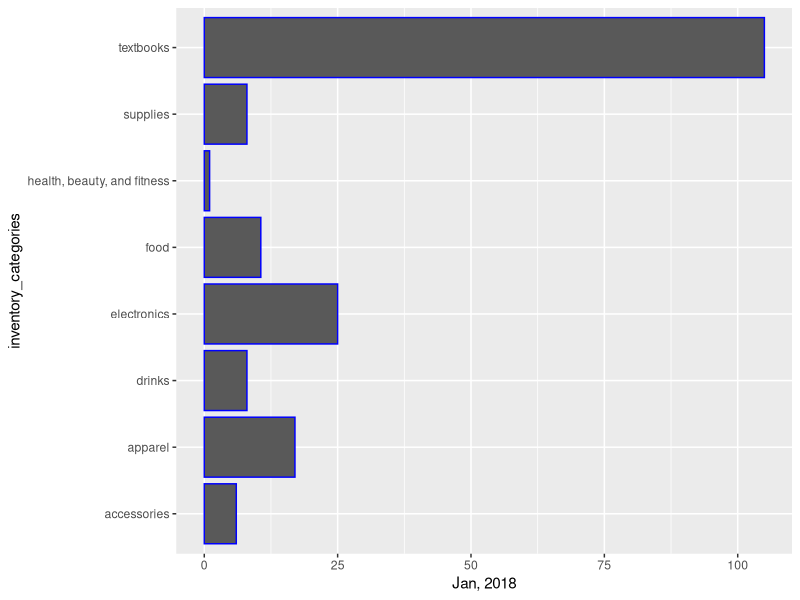
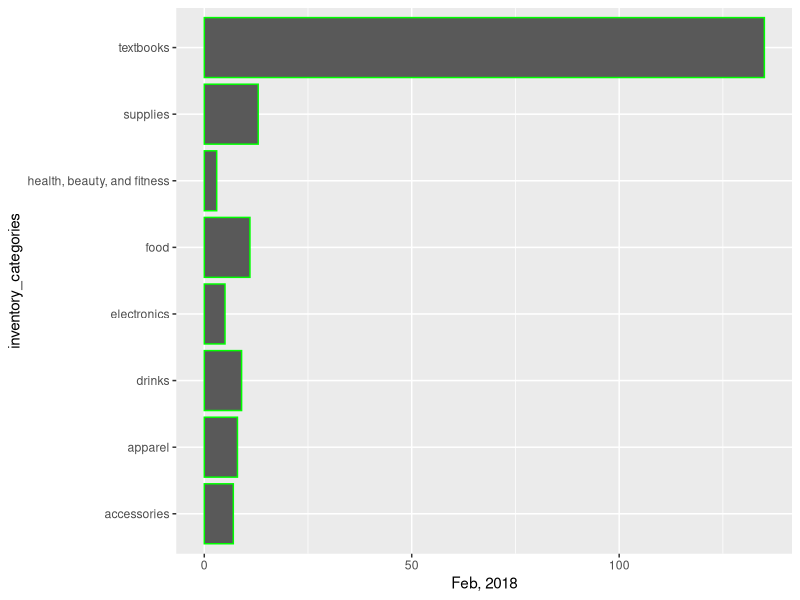
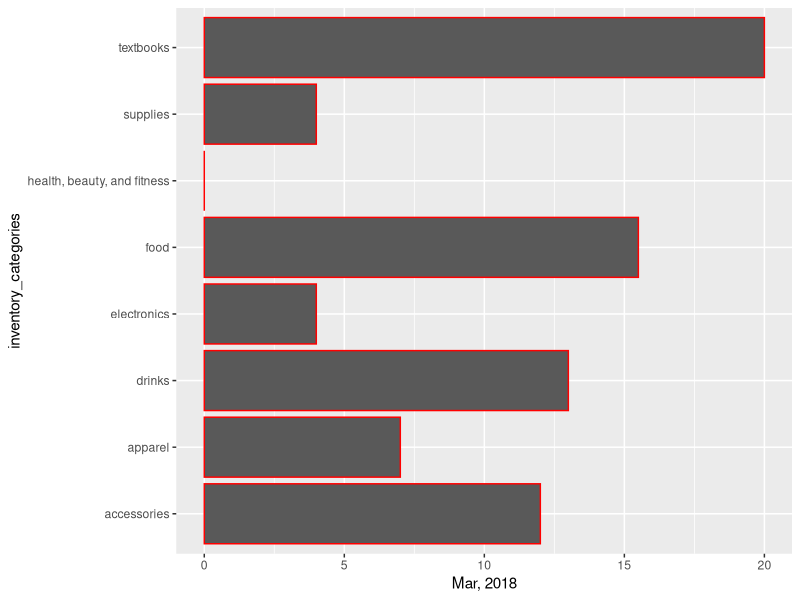
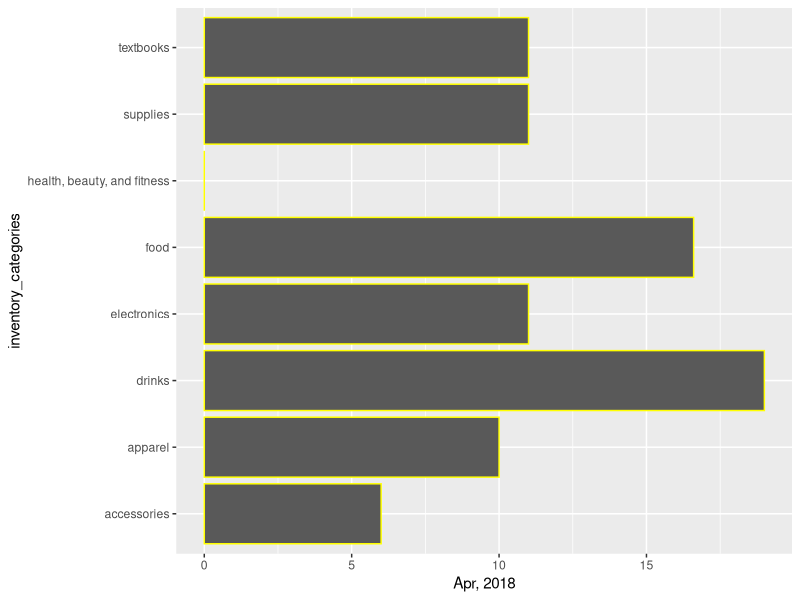
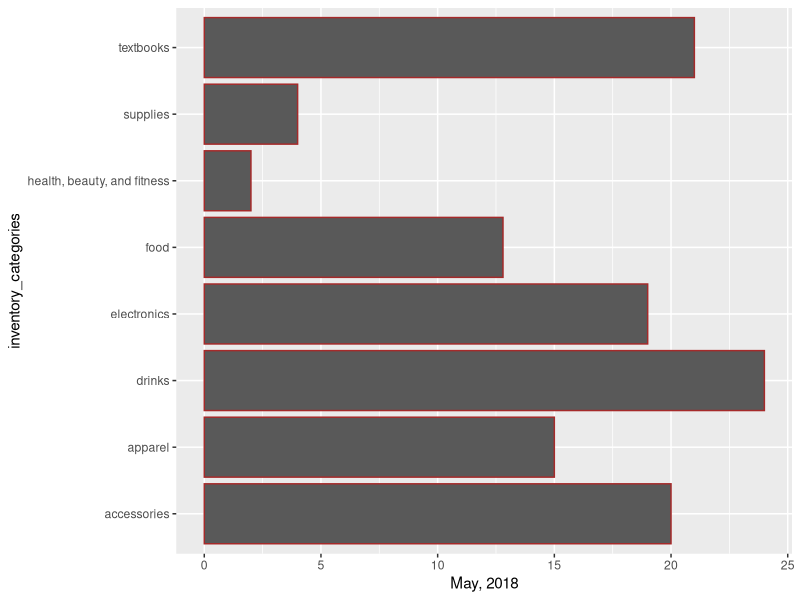
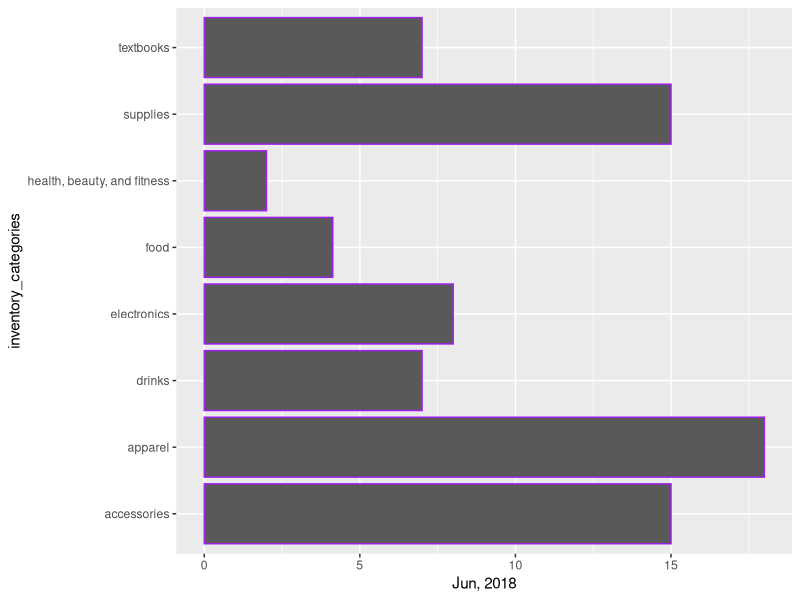
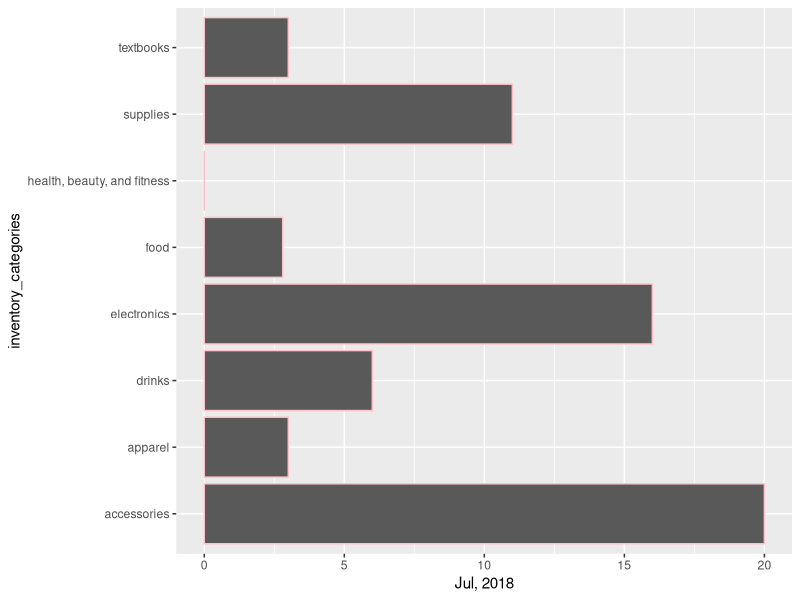
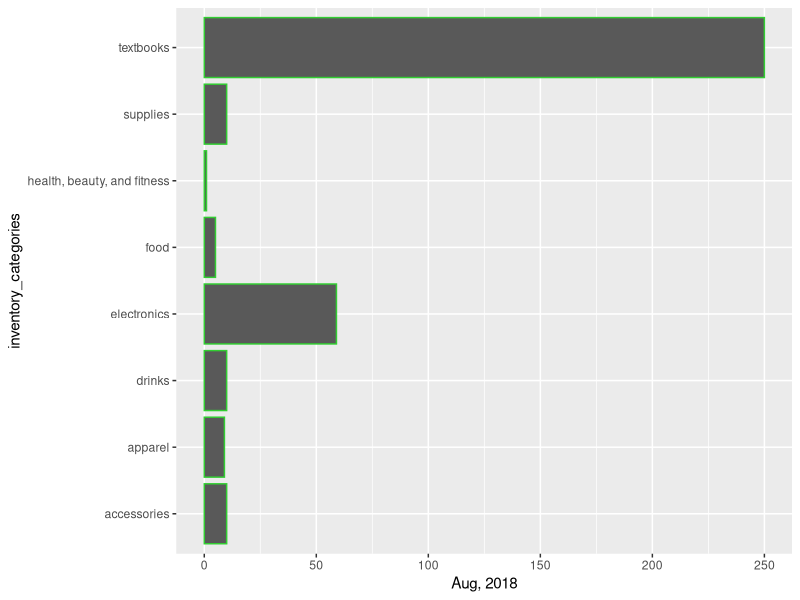

Write the R code that produced these figures, in order.
## ---- chunk 1
library(data.table)
library(tidyverse)
## ---- chunk 2
library(readr)
sales <- read_csv("sales.csv")
register_info <- read_csv("register.csv")
## ---- chunk 3
setnames(sales, old=c("category of inventory goods"), new=c("inventory_categories"))
setnames(sales, old=c("1-2018", "2-2018", "3-2018", "4-2018"), new=c("Jan, 2018", "Feb, 2018", "Mar, 2018", "Apr, 2018"))
setnames(sales, old=c("5-2018", "6-2018", "7-2018", "8-2018"), new=c("May, 2018", "Jun, 2018", "Jul, 2018", "Aug, 2018"))
setnames(sales, old=c("9-2018", "10-2018", "11-2018", "12-2018"), new=c("Sept, 2018", "Oct, 2018", "Nov, 2018", "Dec, 2018"))
setnames(sales, old=c("1-2019", "2-2019", "3-2019", "4-2019"), new=c("Jan, 2019", "Feb, 2019", "Mar, 2019", "Apr, 2019"))
setnames(sales, old=c("5-2019", "6-2019", "7-2019", "8-2019"), new=c("May, 2019", "Jun, 2019", "Jul, 2019", "Aug, 2019"))
setnames(sales, old=c("9-2019", "10-2019"), new=c("Sept, 2019", "Oct, 2019"))
## ---- chunk 4
head(sales, n = 8)
## ---- chunk 5
setnames(register_info, old=c("purchase", "item", "charge", "price"), new=c("purchase_number", "item_number", "type_of_charge", "total_price"))
setnames(register_info, old=c("is the customer a student/faculty/staff (0) or unaffiliated (1)"), new=c("type_of_customer_1_is_for_work_related_and_0_is_for_general_use"))
setnames(register_info, old=c("customer id", "receipt", "contact preference"), new=c("member_id", "reciept_number", "reciept_type"))
setnames(register_info, old=c("newsletter", "sales", "preferred customer discount"), new=c("bookstore_news_updates", "notify_store_prmotions", "qualified_discount"))
## ---- chunk 6
register_info[2:11][register_info[2:11] == "--"] <- "N/A"
head(register_info)
## ---- chunk 7
ggplot(sales, aes(x=inventory_categories, y=`Jan, 2018`)) + geom_col(color = "blue") + coord_flip()
ggplot(sales, aes(x=inventory_categories, y=`Feb, 2018`)) + geom_col(color = "green") + coord_flip()
ggplot(sales, aes(x=inventory_categories, y=`Mar, 2018`)) + geom_col(color = "red") + coord_flip()
ggplot(sales, aes(x=inventory_categories, y=`Apr, 2018`)) + geom_col(color = "yellow") + coord_flip()
ggplot(sales, aes(x=inventory_categories, y=`May, 2018`)) + geom_col(color = "brown") + coord_flip()
ggplot(sales, aes(x=inventory_categories, y=`Jun, 2018`)) + geom_col(color = "purple") + coord_flip()
ggplot(sales, aes(x=inventory_categories, y=`Jul, 2018`)) + geom_col(color = "pink") + coord_flip()
ggplot(sales, aes(x=inventory_categories, y=`Aug, 2018`)) + geom_col(color = "lime green") + coord_flip()
ggplot(sales, aes(x=inventory_categories, y=`Sept, 2018`)) + geom_col(color = "sky blue") + coord_flip()
ggplot(sales, aes(x=inventory_categories, y=`Oct, 2018`)) + geom_col(color = "light blue") + coord_flip()
ggplot(sales, aes(x=inventory_categories, y=`Nov, 2018`)) + geom_col(color = "orange") + coord_flip()
ggplot(sales, aes(x=inventory_categories, y=`Dec, 2018`)) + geom_col(color = "brown") + coord_flip()
ggplot(sales, aes(x=inventory_categories, y=`Jan, 2019`)) + geom_col(color = "blue") + coord_flip()
ggplot(sales, aes(x=inventory_categories, y=`Feb, 2019`)) + geom_col(color = "light green") + coord_flip()
ggplot(sales, aes(x=inventory_categories, y=`Mar, 2019`)) + geom_col(color = "red") + coord_flip()
ggplot(sales, aes(x=inventory_categories, y=`Apr, 2019`)) + geom_col(color = "gainsboro") + coord_flip()
ggplot(sales, aes(x=inventory_categories, y=`May, 2019`)) + geom_col(color = "cyan") + coord_flip()
ggplot(sales, aes(x=inventory_categories, y=`Jun, 2019`)) + geom_col(color = "lightsalmon") + coord_flip()
ggplot(sales, aes(x=inventory_categories, y=`Jul, 2019`)) + geom_col(color = "seagreen") + coord_flip()
ggplot(sales, aes(x=inventory_categories, y=`Aug, 2019`)) + geom_col(color = "maroon") + coord_flip()
ggplot(sales, aes(x=inventory_categories, y=`Sept, 2019`)) + geom_col(color = "dodgerblue") + coord_flip()
ggplot(sales, aes(x=inventory_categories, y=`Oct, 2019`)) + geom_col(color = "coral") + coord_flip()


## ---- chunk 8
ggplot(register_info, aes(x = `qualified_discount`, y=purchase_number)) + geom_col(color = "yellow")
ggplot(register_info, aes(x = `purchase_number`, y=total_price)) + geom_col(color = "red")
ggplot(register_info, aes(x = `reciept_type`, y=purchase_number)) + geom_col(color = "blue")
ggplot(register_info, aes(x =type_of_customer_1_is_for_work_related_and_0_is_for_general_use, y=purchase_number)) + geom_col(color = "cyan")
